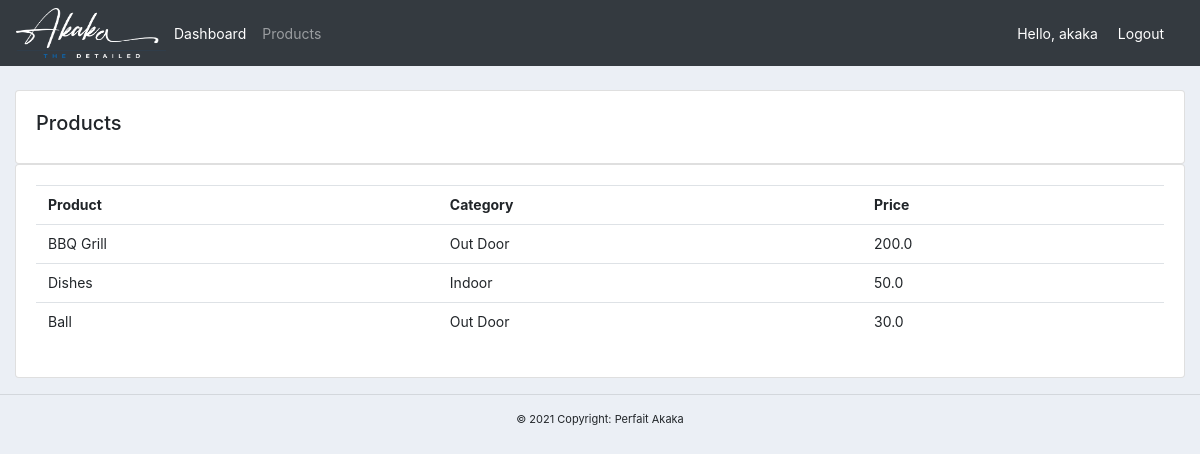
Screenshot of /products/ (signed in) with the database file from the repository.
### accounts/models.py (models this page shows, shortened)
class Product(models.Model):
	CATEGORY = (
			('Indoor', 'Indoor'),
			('Out Door', 'Out Door'),
			)
	name = models.CharField(max_length=200, null=True)
	price = models.FloatField(null=True)
	category = models.CharField(max_length=200, null=True, choices=CATEGORY)
	description = models.CharField(max_length=200, null=True, blank=True)
	date_created = models.DateTimeField(auto_now_add=True, null=True)
	tags = models.ManyToManyField(Tag)

### accounts/decorators.py (the view)
		def wrapper_func(request, *args, **kwargs):
			group = None
			if request.user.groups.exists():
				group = request.user.groups.all()[0].name
			if group in allowed_roles:
				return view_func(request, *args, **kwargs)
			else:
				return HttpResponse('You are not authorized to view this page')

### accounts/views.py (called while the page is built)
@login_required(login_url='login')
@allowed_users(allowed_roles=['admin'])
def products(request):
	products = Product.objects.all()
	return render(request, 'accounts/products.html', {'products':products})

### accounts/templates/accounts/products.html (shortened to what this page needs)
{%  extends 'accounts/main.html' %}
{% block content %}
		<br>
<main class="products-container">
		<div class="row">
			<div class="col-md">
				<div class="card card-body">
					<h5>Products</h5>
				</div>
				<div class="card card-body">
					<table class="table">
						<tr>
							<th>Product</th>
							<th>Category</th>
							<th>Price</th>
						</tr>
						{% for i in products %}
							<tr>
								<td>{{i.name}}</td>
								<td>{{i.category}}</td>
								<td>{{i.price}}</td>
							</tr>
						{% endfor %}
					</table>
				</div>
			</div>
		</div>
	</main>
{% endblock content %}

### accounts/templates/accounts/navbar.html (shortened to what this page needs)
{% load static %}
<nav class="navbar navbar-expand-lg navbar-dark bg-dark" style="font-size: 14px;">
 <img src="{% static 'images/logo.png' %}" width="150" height="50">
  <div class="collapse navbar-collapse" id="navbarNav">
    <ul class="navbar-nav">
      {% if request.user.is_staff %}
      <li class="nav-item active">
        <a class="nav-link" href="{% url 'home' %}">Dashboard</a>
      </li>
      <li class="nav-item">
        <a class="nav-link" href="{% url 'products' %}">Products</a>
      </li>
      {% else %}
       <li class="nav-item">
        <a class="nav-link" href="{% url 'account' %}">Settings</a>
      </li>
      {% endif %}
    </ul>
  </div>
  <span class="hello-msg" style="font-size: 14px;">Hello, {{request.user}}</span>
  <span ><a style="font-size: 14px;" class="hello-msg" href="{% url 'logout' %}">Logout</a></span>
</nav>

### static/css/main.css (style rules this page uses)
body { background-color: #ebeff5; }

### accounts/templates/accounts/navbar.html (style rules this page uses)
.hello-msg { font-size: 18px; color: #fff; margin-right: 20px; }

### accounts/templates/accounts/products.html (style rules this page uses)
.card table { border-collapse: collapse; font-size: 14px; }
.card table tr { line-height: 1; }

### rows the page displays
Product: name "BBQ Grill", category "Out Door", price "200.0"
Product: name "Dishes", category "Indoor", price "50.0"
Product: name "Ball", category "Out Door", price "30.0"

### other values shown
{{ request.user }} "akaka"
